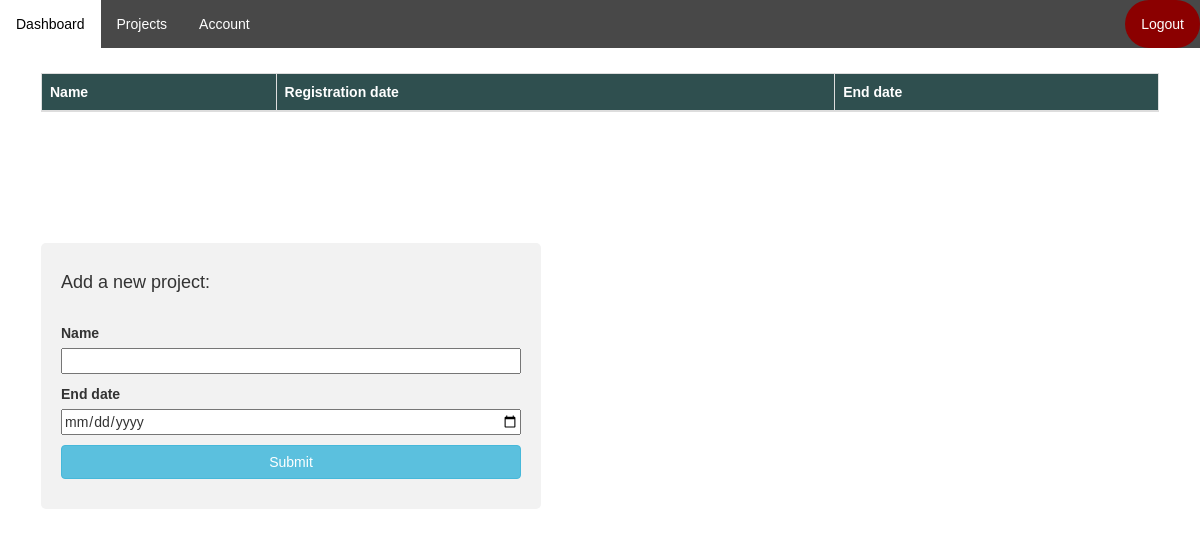
/projects/ (signed in), run on an earlier commit of the app's database.
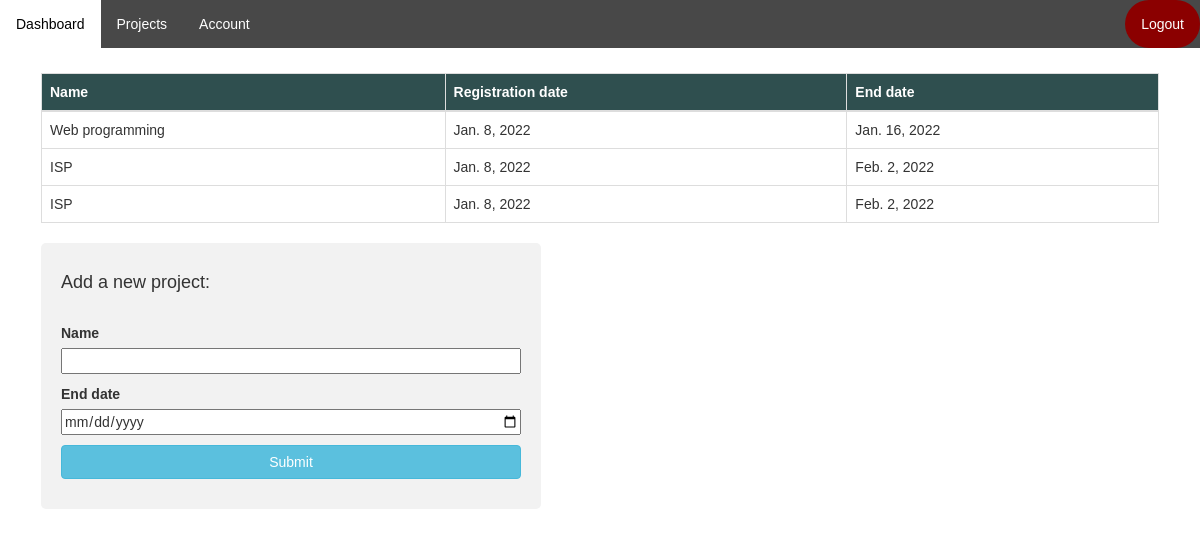
And on a later commit of the database.
### application/models.py (models this page shows)
class Project(models.Model):
    id = models.AutoField(primary_key=True)
    name = models.CharField(max_length=100)
    registration_date = models.DateField(auto_now_add=True)
    final_date = models.DateField()
    ownerID = models.ForeignKey(User, on_delete=models.CASCADE)

### application/views.py (the view)
# urls.py: path('projects/', application_views.projects, name='projects'),
@login_required(login_url='login')
def projects(request):
    context = create_context(request)
    user_projects = Project.objects.all().filter(ownerID=request.user)
    project = Project()
    if request.method == 'POST':
        project.name = request.POST.get('name')
        project.registration_date = date.today()
        project.final_date = request.POST.get('final_date')
        project.ownerID = request.user
        project.save()
    context['projects'] = user_projects
    return render(request, 'application/projects.html', context)

### application/functions.py (called while the page is built)
def get_user_info(request):
    user = request.user
    user_groups = [group.name for group in user.groups.all()]
    if 'admin' in user_groups:
        user_type = 'admin'
    elif 'students' in user_groups:
        user_type = 'student'
    else:
        user_type = 'teacher'
    out = {'user': user,
           'user_groups': user_groups,
           'user_type': user_type
           }
    return out

def create_context(request=None, extract_user_info=True):
    if extract_user_info and not request:
        raise ValueError("request must be set if extract_user_info is True")
    out = {}
    if extract_user_info:
        out.update(get_user_info(request))
    return out

### application/templates/application/projects.html (shortened to what this page needs)
{% extends 'application/main_layout_application.html' %}
{% load static %}
{% block article %}
    <link rel="stylesheet" href="{% static 'application/projects.css' %}">
    {% if 'teachers' in user_groups %}
        <div class="table-wrapper-scroll-y custom-scrollbar">
        <table class="table table-bordered">
            <thead>
                <tr>
                    <th>Name</th>
                    <th>Registration date</th>
                    <th>End date</th>
                </tr>
            </thead>
            <tbody>
                {% for project in projects %}
                    <tr>
                        <td>{{ project.name }}</td>
                        <td>{{ project.registration_date }}</td>
                        <td>{{ project.final_date }}</td>
                    </tr>
                {% endfor %}
            </tbody>
        </table>
    </div>
        <div class="create_project ">
            <form action="" method="POST">
                <h4>Add a new project:</h4><br>
                <label for="name">Name</label>
                <input type="text" name="name"><br>
                <label for="final_date">End date</label>
                <input type="date" name="final_date"><br>
                <input type="submit" class="btn btn-info" value="Submit">
            </form>
        </div>
    {% endif %}
{% endblock %}

### application/templates/application/main_layout_application.html (shortened to what this page needs)
{% extends 'main_layout.html' %}
{% load static %}
{% block header %}
    <link rel="stylesheet" href="{% static 'application/main_layout_application.css' %}">
        <ul class="topnav">
            <li><a href="{% url 'dashboard' %}">Dashboard</a></li>
            <li><a href="{% url 'projects' %}">Projects</a></li>
            <li><a href="{% url 'account' %}">Account</a>
            <li class="right"><a class="logout" href="{% url 'logout' %}">Logout</a></li>
        </ul>
{% endblock %}

### templates/main_layout.html (shortened to what this page needs)
<!DOCTYPE html>
{% load static %}
<html lang="en">
<head>
    <link rel="stylesheet" href="{% static 'css/main_layout.css' %}">
    <link rel="stylesheet" href="{% static 'css/bootstrap_v341.min.css' %}">
</head>
<body>
    <header>
        {% block header %}
        {% endblock %}
    </header>
    <section>
        <article>
            <div class="article">
                {% block article %}
                {% endblock %}
            </div>
        </article>
    </section>
</body>
</html>

### static/css/main_layout.css (style rules this page uses)
.article { padding: 0 16px; margin: 25px; }

### application/static/application/main_layout_application.css (style rules this page uses)
body { font-family: Arial, Helvetica, sans-serif; }
body { margin: 0; font-family: Arial, Helvetica, sans-serif; }
ul.topnav { list-style-type: none; margin: 0; padding: 0; overflow: hidden; background-color: #484848; }
ul.topnav li { float: left; }
ul.topnav li a { display: block; color: white; text-align: center; padding: 14px 16px; text-decoration: none; }
ul.topnav li.right { background-color: darkred; float: right; border-radius: 50px; }

### application/static/application/projects.css (style rules this page uses)
.create_project { margin-top: 20px; border-radius: 5px; background-color: #f2f2f2; padding: 20px; width: 500px; margin-left: 0px; }
.create_project input { width: 100%; clear: both; margin-bottom: 10px; }
.custom-scrollbar { position: relative; height: 150px; overflow: auto; }
.table-wrapper-scroll-y { display: block; }
.table-bordered { text-align: left; }
th { background-color: darkslategrey; color: white; }

What changed in the data, as far as the page shows it:
added Project: name "Web programming", registration_date "Jan. 8, 2022", final_date "Jan. 16, 2022"
added Project: name "ISP", registration_date "Jan. 8, 2022", final_date "Feb. 2, 2022"
added Project: name "ISP", registration_date "Jan. 8, 2022", final_date "Feb. 2, 2022"
